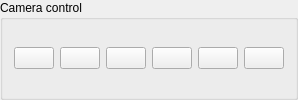
           <widget class="QGroupBox" name="cameraControlgroupBox">
            <property name="sizePolicy">
             <sizepolicy hsizetype="Expanding" vsizetype="Preferred">
              <horstretch>0</horstretch>
              <verstretch>0</verstretch>
             </sizepolicy>
            </property>
            <property name="maximumSize">
             <size>
              <width>200</width>
              <height>16777215</height>
             </size>
            </property>
            <property name="title">
             <string>Camera control</string>
            </property>
            <layout class="QHBoxLayout" name="horizontalLayout_5">
             <item>
              <widget class="QPushButton" name="cameraLeft">
               <property name="text">
                <string/>
               </property>
               <property name="icon">
                <iconset resource="../visivo.qrc">
                 <normaloff>:/icons/PIC_LEFT.bmp</normaloff>:/icons/PIC_LEFT.bmp</iconset>
               </property>
              </widget>
             </item>
             <item>
              <widget class="QPushButton" name="cameraRight">
               <property name="text">
                <string/>
               </property>
               <property name="icon">
                <iconset resource="../visivo.qrc">
                 <normaloff>:/icons/PIC_RIGHT.bmp</normaloff>:/icons/PIC_RIGHT.bmp</iconset>
               </property>
              </widget>
             </item>
             <item>
              <widget class="QPushButton" name="cameraBack">
               <property name="text">
                <string/>
               </property>
               <property name="icon">
                <iconset resource="../visivo.qrc">
                 <normaloff>:/icons/PIC_BACK.bmp</normaloff>:/icons/PIC_BACK.bmp</iconset>
               </property>
              </widget>
             </item>
             <item>
              <widget class="QPushButton" name="frontCamera">
               <property name="text">
                <string/>
               </property>
               <property name="icon">
                <iconset resource="../visivo.qrc">
                 <normaloff>:/icons/PIC_FRONT.bmp</normaloff>:/icons/PIC_FRONT.bmp</iconset>
               </property>
              </widget>
             </item>
             <item>
              <widget class="QPushButton" name="topCamera">
               <property name="text">
                <string/>
               </property>
               <property name="icon">
                <iconset resource="../visivo.qrc">
                 <normaloff>:/icons/PIC_TOP.bmp</normaloff>:/icons/PIC_TOP.bmp</iconset>
               </property>
              </widget>
             </item>
             <item>
              <widget class="QPushButton" name="bottomCamera">
               <property name="text">
                <string/>
               </property>
               <property name="icon">
                <iconset resource="../visivo.qrc">
                 <normaloff>:/icons/PIC_BOTTOM.bmp</normaloff>:/icons/PIC_BOTTOM.bmp</iconset>
               </property>
              </widget>
             </item>
            </layout>
           </widget>
